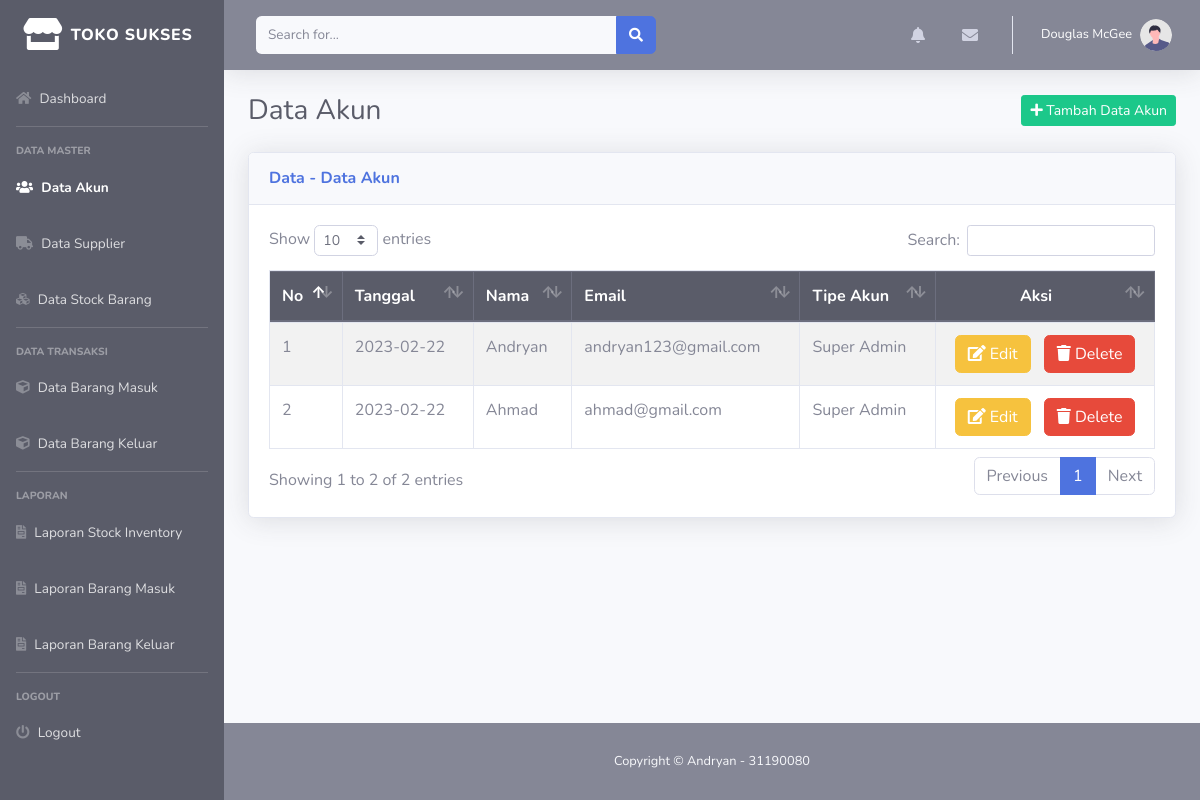
The page /akun.php (signed in) on the database as committed earlier.
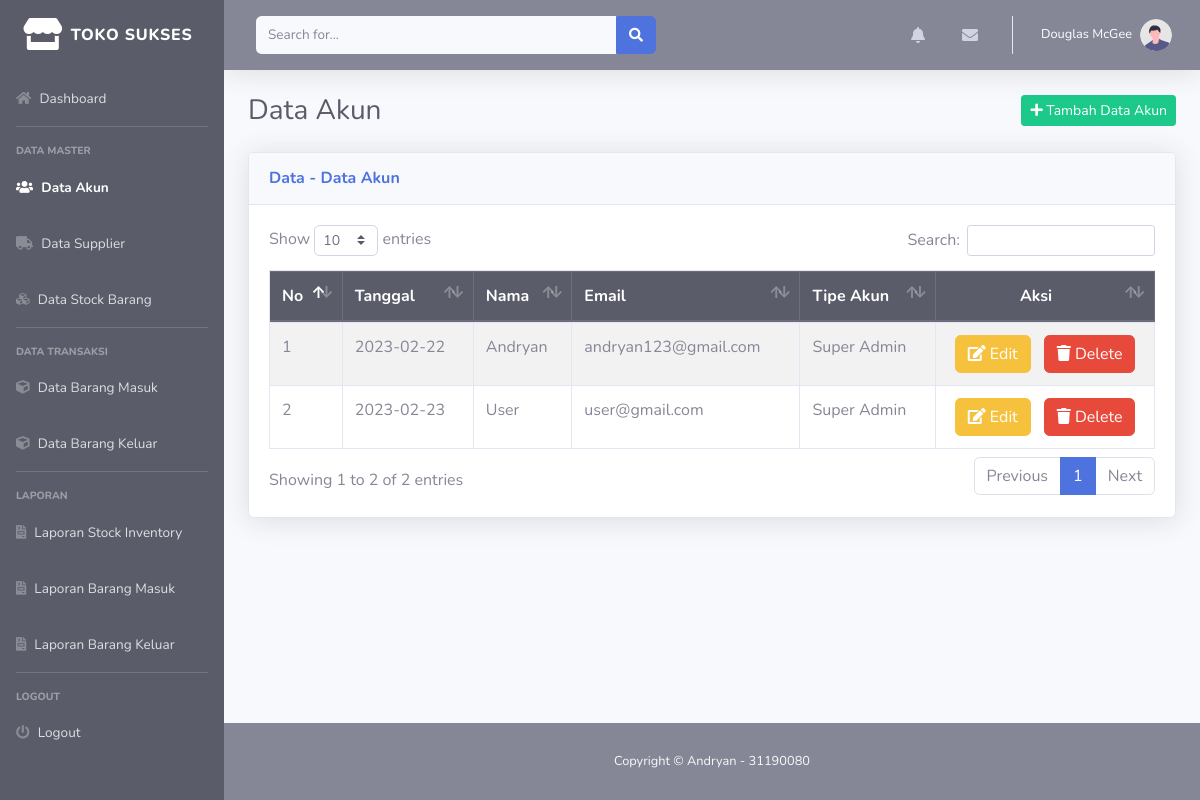
The same page on the database as committed later.
### tables this page shows
CREATE TABLE `data_user` (
  `tanggal` date NOT NULL,
  `id_user` int(11) NOT NULL,
  `username` varchar(45) NOT NULL,
  `email` varchar(45) NOT NULL,
  `password` varchar(45) NOT NULL,
  `account_type` varchar(45) NOT NULL
);

### akun.php (the view, shortened to what this page needs)
<?php
require 'function.php';
?>
<!DOCTYPE html>
<html lang="en">
<head>
    <link href="vendor/fontawesome-free/css/all.min.css" rel="stylesheet" type="text/css">
    <link href="css/sb-admin-2.min.css" rel="stylesheet">
    <link href="vendor/datatables/dataTables.bootstrap4.min.css" rel="stylesheet">
</head>
<body id="page-top">
    <div id="wrapper">
        <ul class="navbar-nav bg-dark sidebar sidebar-dark accordion" id="accordionSidebar">
            <a class="sidebar-brand d-flex align-items-center justify-content-center" href="index.php">
                <div class="sidebar-brand-icon">
                    <i class="fas fa-store"></i>
                </div>
                <div class="sidebar-brand-text mx-2">Toko Sukses</div>
            </a>
            <li class="nav-item">
                <a class="nav-link" href="index.php">
                    <i class="fas fa-home"></i>
                    <span>Dashboard</span></a>
            </li>
            <hr class="sidebar-divider">
            <div class="sidebar-heading">
                Data Master
            </div>
            <li class="nav-item active">
                <a class="nav-link" href="akun.php">
                    <i class="fas fa-users"></i>
                    <span>Data Akun</span></a>
            </li>
            <li class="nav-item">
                <a class="nav-link" href="supplier.php">
                    <i class="fas fa-truck"></i>
                    <span>Data Supplier</span></a>
            </li>
            <li class="nav-item">
                <a class="nav-link" href="stock.php">
                    <i class="fas fa-cubes"></i>
                    <span>Data Stock Barang</span></a>
            </li>
            <hr class="sidebar-divider">
            <div class="sidebar-heading">
                Data Transaksi
            </div>
            <li class="nav-item">
                <a class="nav-link" href="barang_masuk.php">
                    <i class="fas fa-cube"></i>
                    <span>Data Barang Masuk</span></a>
            </li>
            <li class="nav-item">
                <a class="nav-link" href="barang_keluar.php">
                    <i class="fas fa-cube"></i>
                    <span>Data Barang Keluar</span></a>
            </li>
            <hr class="sidebar-divider">
            <div class="sidebar-heading">
                Laporan
            </div>
            <li class="nav-item">
                <a class="nav-link" href="">
                    <i class="fas fa-file-invoice"></i>
                    <span>Laporan Stock Inventory</span></a>
            </li>
            <li class="nav-item">
                <a class="nav-link" href="">
                    <i class="fas fa-file-invoice"></i>
                    <span>Laporan Barang Masuk</span></a>
            </li>
            <li class="nav-item">
                <a class="nav-link" href="">
                    <i class="fas fa-file-invoice"></i>
                    <span>Laporan Barang Keluar</span></a>
            </li>
            <hr class="sidebar-divider">
            <div class="sidebar-heading">
                Logout
            </div>
            <li class="nav-item">
                <a class="nav-link" href="logout.php">
                    <i class="fas fa-power-off"></i>
                    <span>Logout</span></a>
            </li>
        </ul>
        <div id="content-wrapper" class="d-flex flex-column">
            <div id="content">
                <nav class="navbar navbar-expand navbar-light bg-secondary topbar mb-4 static-top shadow">
                    <form
                        class="d-none d-sm-inline-block form-inline mr-auto ml-md-3 my-2 my-md-0 mw-100 navbar-search">
                        <div class="input-group">
                            <input type="text" class="form-control bg-light border-0 small" placeholder="Search for..."
                                aria-label="Search" aria-describedby="basic-addon2">
                            <div class="input-group-append">
                                <button class="btn btn-primary" type="button">
                                    <i class="fas fa-search fa-sm"></i>
                                </button>
                            </div>
                        </div>
                    </form>
                    <ul class="navbar-nav ml-auto">
                        <li class="nav-item dropdown no-arrow mx-1">
                            <a class="nav-link dropdown-toggle" href="#" id="alertsDropdown" role="button"
                                data-toggle="dropdown" aria-haspopup="true" aria-expanded="false">
                                <i class="fas fa-bell fa-fw"></i>
                            </a>
                        </li>
                        <li class="nav-item dropdown no-arrow mx-1">
                            <a class="nav-link dropdown-toggle" href="#" id="messagesDropdown" role="button"
                                data-toggle="dropdown" aria-haspopup="true" aria-expanded="false">
                                <i class="fas fa-envelope fa-fw"></i>
                            </a>
                        </li>
                        <li class="nav-item dropdown no-arrow">
                            <a class="nav-link dropdown-toggle" href="#" id="userDropdown" role="button"
                                data-toggle="dropdown" aria-haspopup="true" aria-expanded="false">
                                <span class="mr-2 d-none d-lg-inline text-white small">Douglas McGee</span>
                                <img class="img-profile rounded-circle" src="img/undraw_profile.svg">
                            </a>
                        </li>
                    </ul>
                </nav>
                <div class="container-fluid">
                    <div class="d-sm-flex align-items-center justify-content-between mb-4">
                        <h2 class="h3 mb-0 text-gray-800">Data Akun</h2>
                        <button type="button" class="btn btn-success btn-sm" data-toggle="modal"
                            data-target="#addAccountModal">
                            <i class="fas fa-plus"></i>
                            Tambah Data Akun
                        </button>
                    </div>
                    <div class="card shadow mb-4">
                        <div class="card-header py-3">
                            <h6 class="m-0 font-weight-bold text-primary">Data - Data Akun</h6>
                        </div>
                        <div class="card-body">
                            <div class="table-responsive table-striped">
                                <table class="table table-bordered" id="dataTable" width="100%" cellspacing="0">
                                    <thead class="thead-dark">
                                        <tr>
                                            <th>No</th>
                                            <th>Tanggal</th>
                                            <th>Nama</th>
                                            <th>Email</th>
                                            <th>Tipe Akun</th>
                                            <th class="text-center">Aksi</th>
                                        </tr>
                                    </thead>
                                    <tbody>
                                        <?php
                                        $dataUser = mysqli_query($conn, "SELECT * FROM data_user");
                                        $i = 1;
                                        while ($data = mysqli_fetch_array($dataUser)) {
                                            $idUser = $data['id_user'];
                                            $tanggal = $data['tanggal'];
                                            $username = $data['username'];
                                            $email = $data['email'];
                                            $tipeAkun = $data['account_type'];
                                            ?>
                                            <tr>
                                                <td>
                                                    <?= $i++; ?>
                                                </td>
                                                <td>
                                                    <?= $tanggal; ?>
                                                </td>
                                                <td>
                                                    <?= $username; ?>
                                                </td>
                                                <td>
                                                    <?= $email; ?>
                                                </td>
                                                <td>
                                                    <?= $tipeAkun; ?>
                                                </td>
                                                <td class="d-sm-flex justify-content-around align-items-center">
                                                    <button type="button" class="btn btn-warning" data-toggle="modal"
                                                        data-target="#editAccountModal<?= $idUser; ?>">
                                                        <i class="fas fa-edit"></i> Edit
                                                    </button>
                                                    <button type="button" class="btn btn-danger" data-toggle="modal"
                                                        data-target="#deleteAccountModal<?= $idUser; ?>">
                                                        <i class="fas fa-trash"></i> Delete
                                                    </button>
                                                </td>
                                            </tr>
                                            <?php
                                        }
                                        ?>
                                    </tbody>
                                </table>
                            </div>
                        </div>
                    </div>
                </div>
            </div>
            <footer class="sticky-footer bg-secondary">
                <div class="container my-0">
                    <div class="copyright text-center my-auto">
                        <span class="text-light">Copyright &copy; Andryan - 31190080</span>
                    </div>
                </div>
            </footer>
        </div>
    </div>
</body>
</html>

Rows that differ between the two databases and show on the page:
removed data_user: tanggal "2023-02-22", username "Ahmad", email "ahmad@gmail.com", account_type "Super Admin"
added data_user: tanggal "2023-02-23", username "User", email "user@gmail.com", account_type "Super Admin"
